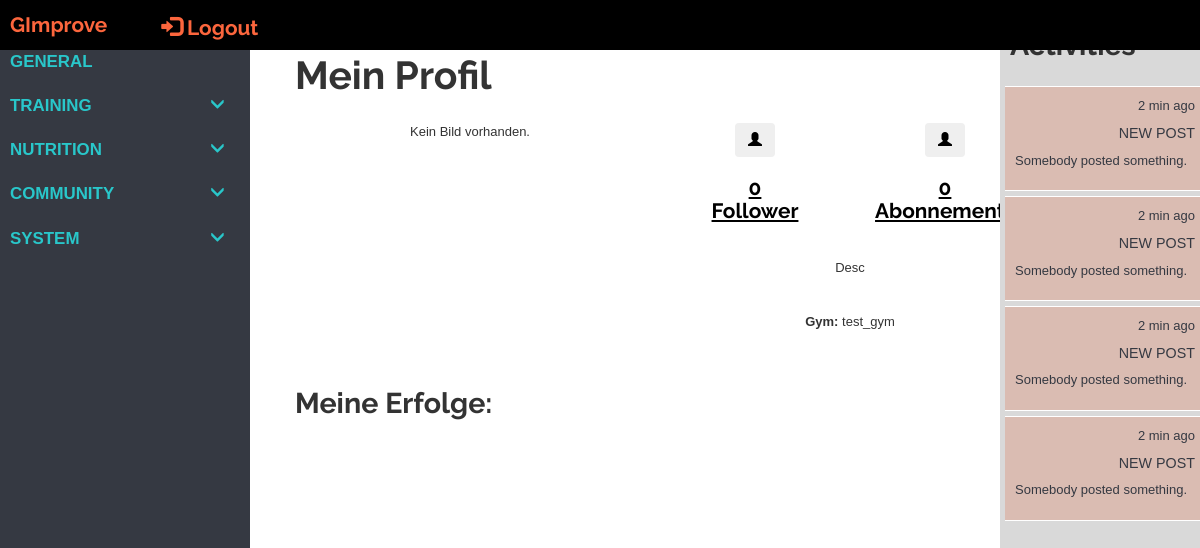
/tracker/user_profile/1 (signed in), run on the app's committed database.
### tracker/models/models.py (models this page shows, shortened)
class Profile(models.Model):
    user = models.OneToOneField(User, primary_key=True, on_delete=models.CASCADE)
    bio = models.TextField(max_length=1000, blank=True, help_text="Beschreibung.")
    profile_image = models.ImageField(upload_to=get_image_path, blank=True, null=True)
    def get_follows_connections(self):
        connections = Connection.objects.filter(follower=self.user)
        return connections
    class Meta:
        abstract = True
    def __str__(self):
        return str(self.user)

class UserProfile(Profile):
    date_of_birth = models.DateField(null=False, blank=False)
    gym = models.ManyToManyField('GymProfile', blank=True)
    rfid_tag = models.CharField('RFID', max_length=10, blank=True, null=True)
    achievements = models.ManyToManyField('Achievement', blank=True)
    active_set = models.ForeignKey('Set', blank=True, null=True, on_delete=models.DO_NOTHING)

class GymProfile(Profile):
    members = models.ManyToManyField('UserProfile', blank=True)

### tracker/views/views.py (the view)
# urls.py: url(r'^user_profile/(?P<pk>\d+)$', views.UserProfileView.as_view(), name='profile'),
class UserProfileView(LoginRequiredMixin, generic.DetailView):
    model = UserProfile
    context_object_name = 'profile'
    template_name = 'tracker/User/user_profile.html'
    def get_context_data(self, **kwargs):
        context = super().get_context_data(**kwargs)
        context['base_template'] = 'tracker/User/user_tracker_base.html'
        return context

### tracker/templates/tracker/User/user_profile.html (shortened to what this page needs)
{% extends base_template %}
{% block extra_head %}
{% load static %}
<link rel="stylesheet" href="{% static 'css/style.css' %}">
{% endblock %}
{% block site_content %}
<div class="container background-col">
    <div class="row full-height">
        <div class="col-xs-12 col-sm-12 col-md-12 col-lg-12 padding-0">
            <div class="row row-eq-height">
                {% if profile.user == user %}
                    <div class="col-xs-12 col-sm-12 col-md-12 col-lg-12">
                        <h1>Mein Profil</h1>
                    </div>
                {% else %}
                    <div class="col-xs-12 col-sm-12 col-md-12 col-lg-12 hcenter">
                        <h1>{{ profile.user.username }}'s Profil</h1>
                    </div>
                {% endif %}
            </div>
            <div class="row text-center row-eq-height sm-row-padding">
                <div class="col-xs-12 col-sm-12 col-md-4 col-lg-4 full-h">
                    <div class="row">
                        <div class="col-xs-12 col-sm-12 col-md-4 col-lg-4 full-width">
                            {% if profile.profile_image %}
                                <img src='{{ profile.profile_image.url  }}' class="profile-img img-resize" alt="Profile Image"/>
                            {% else %}
                                <p>Kein Bild vorhanden.</p>
                            {% endif %}
                        </div>
                        <div class="col-xs-12 col-sm-12 col-md-4 col-lg-4 full-width">
                        </div>
                    </div>
                </div>
                <div class="col-xs-4 col-sm-4 col-md-2 col-lg-2">
                    <a href="{% url 'followers' profile.user.id %}" class="text-center black-text">
                        <button type="button" class="btn" aria-label="Left Align">
                            <span class="glyphicon glyphicon-user" aria-hidden="true"></span>
                        </button>
                        <h3><b>{{ zzprofile.get_follower_connections |length }}<br>Follower</b></h3>
                    </a>
                </div>
                <div class="col-xs-4 col-sm-4 col-md-2 col-lg-2">
                    <a href="{% url 'followers' profile.user.id %}" class="text-center black-text">
                        <button type="button" class="btn" aria-label="Left Align">
                            <span class="glyphicon glyphicon-user" aria-hidden="true"></span>
                        </button>
                        <h3><b>{{ profile.get_follows_connections |length }}<br>Abonnements</b></h3>
                    </a>
                </div>
                <div class="col-xs-4 cglyol-sm-4 col-md-2 col-lg-2">
                    <a href="#" class="text-center black-text">
                        <h3><b>{{ profile.achievements.all |length }}<br>Erfolge</b></h3>
                    </a>
                </div>
            </div>
            {% if profile.bio %}
                <div class="row text-center sm-row-padding">
                    <div class="col-xs-12 col-sm-12 col-md-12 col-lg-12">
                        <p>{{ profile.bio }}</p>
                    </div>
                </div>
            {% endif %}
            {% if profile.gym %}
                <div class="row text-center sm-row-padding">
                    <div class="col-xs-12 col-sm-12 col-md-12 col-lg-12">
                            <p><b>Gym: </b>
                                {% for gym in profile.gym.all %}
                                    {{ gym }}
                                {% endfor %}
                            </p>
                    </div>
                </div>
            {% endif %}
            <div class="row sm-row-padding">
                <div class="col-xs-12 col-sm-12 col-md-12 col-lg-12">
                    {% if profile.user == user %}
                        <h2>Meine Erfolge:</h2>
                    {% else %}
                        <h2><b>{{ profile.user.username }}'s Erfolge:</b></h2>
                    {% endif %}
                </div>
            </div>
        </div>
    </div>
</div>
{% endblock %}

### tracker/static/tracker/css/tracker_style.css (style rules this page uses)
html, body { height: 100%; min-height: 100%; width: 100%; min-width: 100%; margin: 0px; max-width: 100%; padding: 0px; font-family: TrajanPro-Regular, 'Lucida Grande', sans-serif; overflow-x: hidden; }
h2 { font-size: 2.0rem; }
body { padding-top: 50px; }
@media only screen and (min-width: 701px) and (max-width: 1280px) { html, body { font-size: 13px; } }
.full-height { min-height: 100%; height: 100%; }
.full-width { min-width: 100%; }

### tracker/static/tracker/css/style.css (style rules this page uses)
html, body { height: 100%; min-height: 100%; width: 100%; min-width: 100%; margin: 0px; max-width: 100%; padding: 0px; font-family: TrajanPro-Regular, 'Lucida Grande', sans-serif; }
a { text-decoration: underline; }
h1 { text-transform: capitalize; font-family: 'Raleway', sans-serif; font-weight: bold; margin-bottom: 1.0rem; font-size: 3.0rem; }
h2 { font-family: 'Raleway', sans-serif; font-weight: bold; font-size: 2.2rem; }
h3 { text-transform: capitalize; font-family: 'Raleway', sans-serif; font-weight: bold; font-size: 1.6rem; }
.row { height: auto; width: 100%; margin: 0px; padding: 0px; }
.full-height { height: 100vh; }
.full-width { min-width: 100%; width: 100%; }
.full-h { min-height: 100%; height: 100%; }
.padding-0 { padding: 0px; }
.sm-row-padding { padding-top: 1rem; padding-bottom: 1rem; }
.black-text { color: black; }

### data on the page
UserProfile: get_follows_connections|length "0", bio "Desc"
GymProfile: user_id.username "test_gym"

### other printed values
{{ zzprofile.get_follower_connections |length }} "0"
